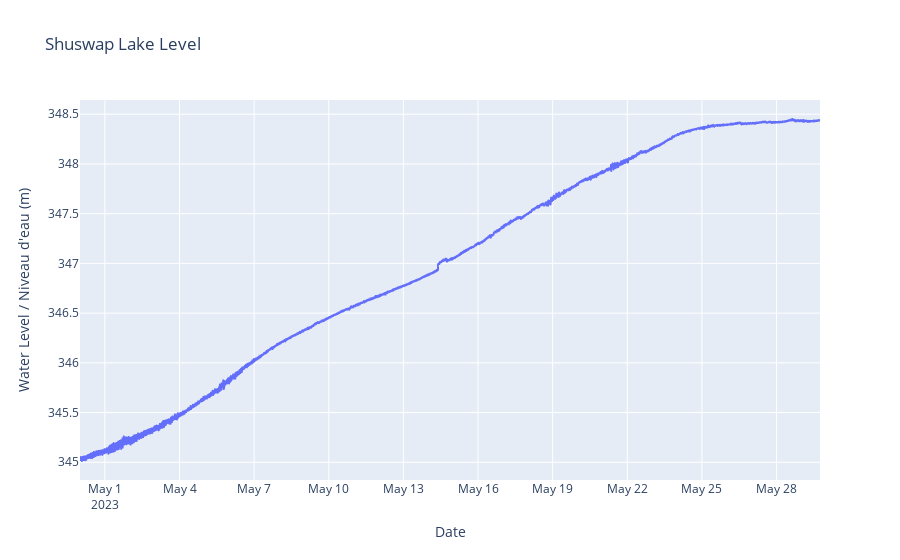

Write notebook code for a chart like this one.
### Markdown cell above
# Visulazation for Shuswap Lake Levels

Real time data for the Shuswap Lake

### Code cell
px.line(shuswap_data, x="Date", y="Water Level / Niveau d'eau (m)",title="Shuswap Lake Level")

### Figure 1 — Plotly figure (JSON) as saved in the notebook; plotly's stock layout.template omitted (floating-point values rounded to 4 significant figures; data arrays with more than 128 entries replaced by an {"elided": "..."} marker saying what was removed)
{"data": [{"hovertemplate": "Date=%{x}<br>Water Level / Niveau d'eau (m)=%{y}<extra></extra>", "legendgroup": "", "line": {"color": "#636efa", "dash": "solid"}, "marker": {"symbol": "circle"}, "mode": "lines", "name": "", "showlegend": false, "type": "scattergl", "x": {"elided": "8568 str values"}, "xaxis": "x", "y": {"elided": "8568 float values"}, "yaxis": "y"}], "layout": {"autosize": true, "legend": {"tracegroupgap": 0}, "title": {"text": "Shuswap Lake Level"}, "xaxis": {"anchor": "y", "autorange": true, "domain": [0, 1], "range": ["2023-04-30", "2023-05-29 17:55"], "title": {"text": "Date"}, "type": "date"}, "yaxis": {"anchor": "x", "autorange": true, "domain": [0, 1], "range": [344.8, 348.6], "title": {"text": "Water Level / Niveau d'eau (m)"}, "type": "linear"}}}
